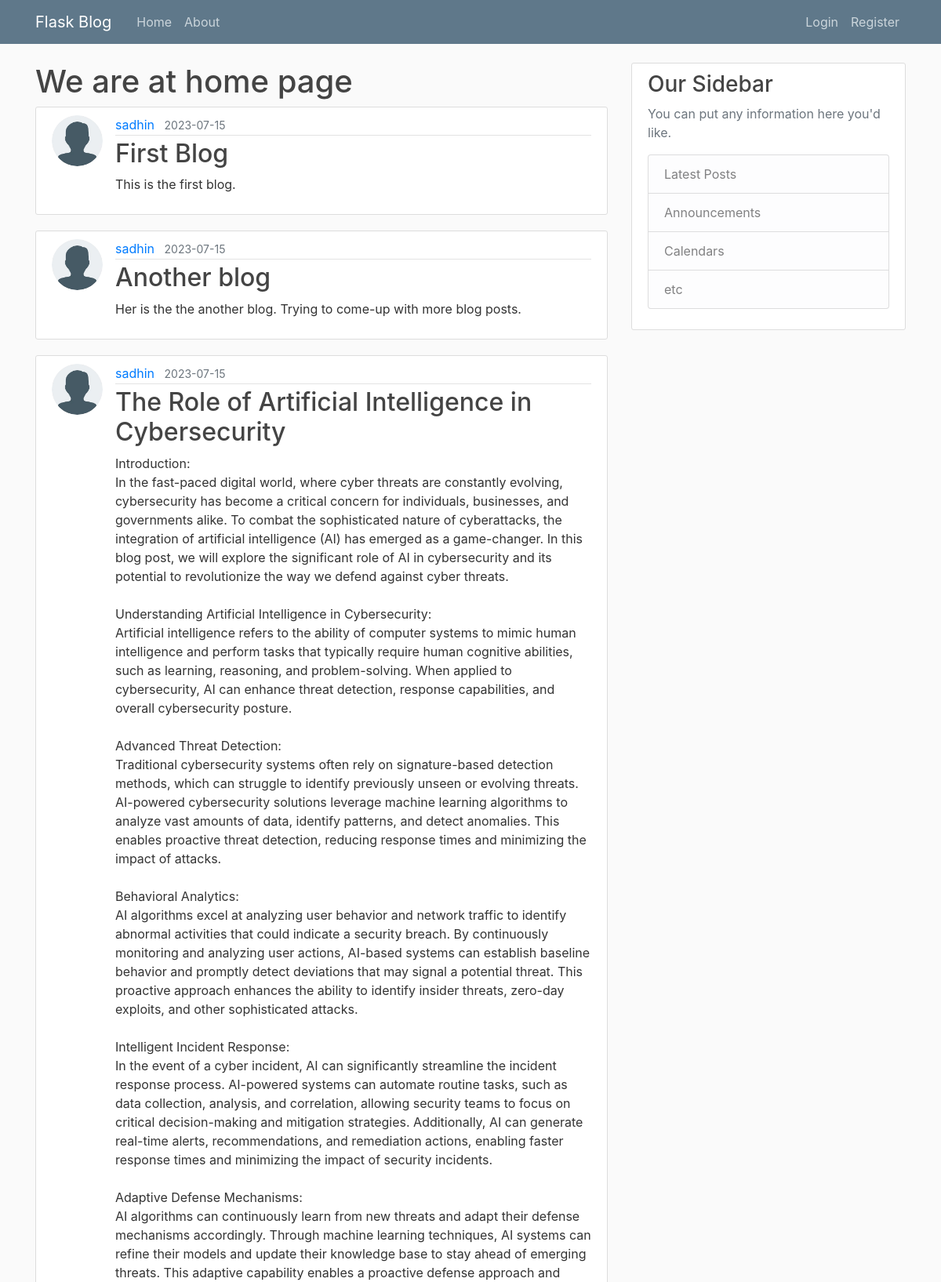
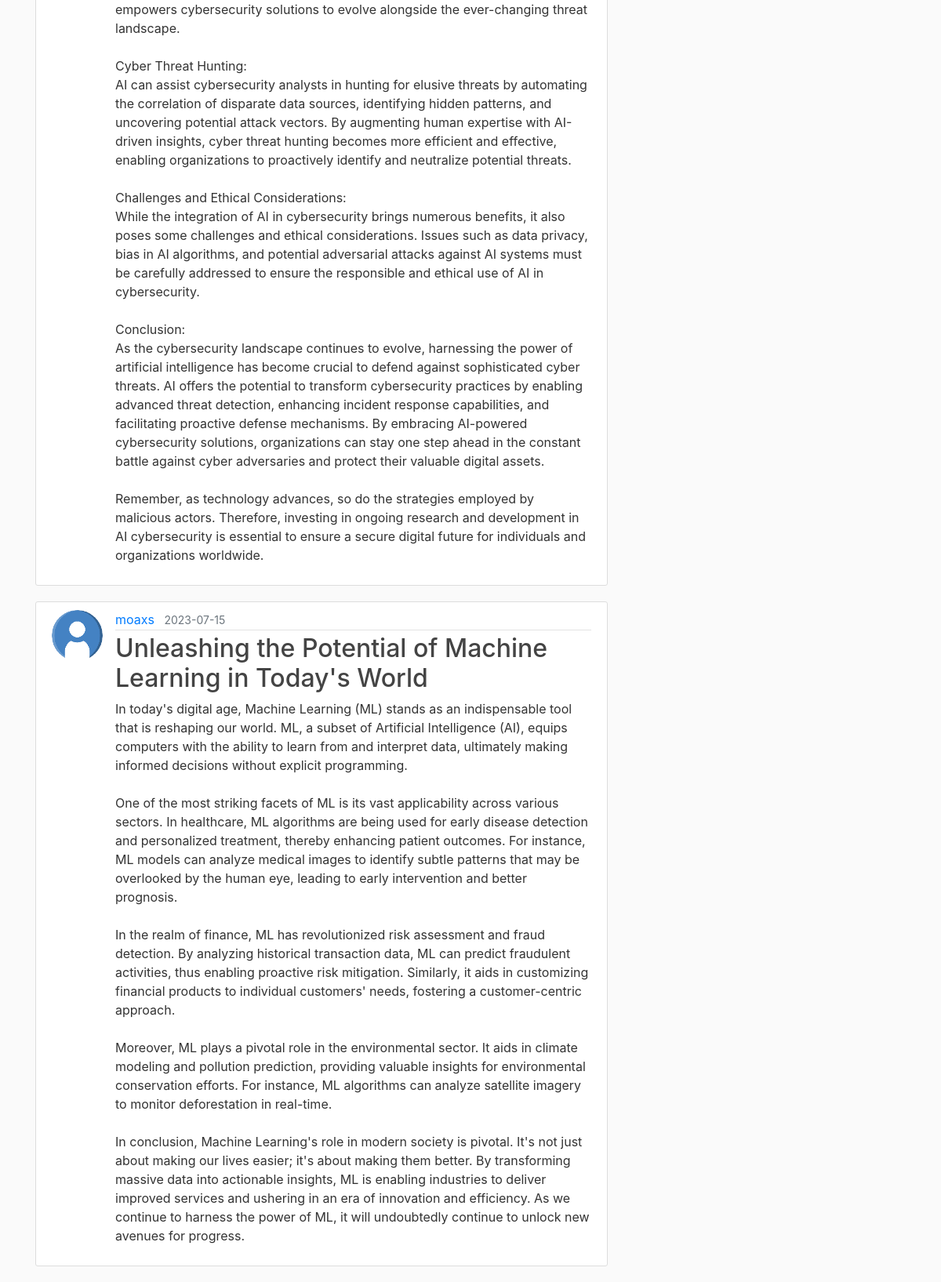
The page /home on the database its author committed (2 pictures, top to bottom).
### flaskblog/models.py (models this page shows, shortened)
class Post(db.Model):
    id = db.Column(db.Integer, primary_key=True)
    title = db.Column(db.String(120), nullable=False)
    date_posted = db.Column(db.DateTime, nullable=False, default=datetime.utcnow)
    content = db.Column(db.Text, nullable=False)
    user_id = db.Column(db.Integer, db.ForeignKey("user.id"), nullable=False)

class User(db.Model, UserMixin):
    id = db.Column(db.Integer, primary_key=True)
    username = db.Column(db.String(20), unique=True, nullable=False)
    email = db.Column(db.String(120), unique=True, nullable=False)
    image_file = db.Column(db.String(20), nullable=False, default='default.jpg')
    password = db.Column(db.String(60), nullable=False)
    posts = db.relationship('Post', backref='author', lazy=True)

### flaskblog/routes.py (the view)
@app.route("/")
@app.route("/home")
def home():
    posts = Post.query.all()
    return render_template("home.html", posts=posts)

### flaskblog/templates/home.html
{% extends "layout.html" %}
{% block content %}
    <h1>We are at home page</h1>
    {% for post in posts %}
        <article class="media content-section">
            <img class="rounded-circle article-img"
                 src="{{ url_for("static",filename="profile_pics/" + post.author.image_file) }}">
            <div class="media-body">
                <div class="article-metadata">
                    <a class="mr-2" href="#">{{ post.author.username }}</a>
                    <small class="text-muted">{{ post.date_posted.strftime('%Y-%m-%d') }}</small>
                </div>
                <h2><a class="article-title" href="#">{{ post.title }}</a></h2>
                <p class="article-content">{{ post.content }}</p>
            </div>
        </article>
    {% endfor %}
{% endblock content %}

### flaskblog/templates/layout.html (shortened to what this page needs)
<!doctype html>
<html lang="en">
<head>
    <link rel="stylesheet" href="https://cdn.jsdelivr.net/npm/bootstrap@4.6.2/dist/css/bootstrap.min.css"
>
    <link rel="stylesheet" type="text/css" href="{{ url_for('static', filename='main.css') }}">
</head>
<body>
<header class="site-header">
    <nav class="navbar navbar-expand-md navbar-dark bg-steel fixed-top">
        <div class="container">
            <a class="navbar-brand mr-4" href=""{{ url_for("home") }}>Flask Blog</a>
            <div class="collapse navbar-collapse" id="navbarToggle">
                <div class="navbar-nav mr-auto">
                    <a class="nav-item nav-link" href="{{ url_for("home") }}">Home</a>
                    <a class="nav-item nav-link" href="{{ url_for("about") }}">About</a>
                </div>
                <div class="navbar-nav">
                    {% if current_user.is_authenticated %}
                        <a class="nav-item nav-link" href="{{ url_for("new_post") }}">New Post</a>
                        <a class="nav-item nav-link" href="{{ url_for("account") }}">Account</a>
                        <a class="nav-item nav-link" href="{{ url_for("logout") }}">Logout</a>
                    {% else %}
                    <a class="nav-item nav-link" href="{{ url_for("login") }}">Login</a>
                    <a class="nav-item nav-link" href="{{ url_for("register") }}">Register</a>
                    {% endif %}
                </div>
            </div>
        </div>
    </nav>
</header>
<main role="main" class="container">
    <div class="row">
        <div class="col-md-8">
            {% block content %}{% endblock %}
        </div>
        <div class="col-md-4">
            <div class="content-section">
                <h3>Our Sidebar</h3>
                <p class='text-muted'> You can put any information here you'd like.
                <ul class="list-group">
                    <li class="list-group-item list-group-item-light">Latest Posts</li>
                    <li class="list-group-item list-group-item-light">Announcements</li>
                    <li class="list-group-item list-group-item-light">Calendars</li>
                    <li class="list-group-item list-group-item-light">etc</li>
                </ul>
                </p>
            </div>
        </div>
    </div>
</main>
</body>
</html>

### flaskblog/static/main.css (style rules this page uses)
body { background: #fafafa; color: #333333; margin-top: 5rem; }
h1, h2, h3, h4, h5, h6 { color: #444444; }
.bg-steel { background-color: #5f788a; }
.site-header .navbar-nav .nav-link { color: #cbd5db; }
.content-section { background: #ffffff; padding: 10px 20px; border: 1px solid #dddddd; border-radius: 3px; margin-bottom: 20px; }
.article-title { color: #444444; }
.article-content { white-space: pre-line; }
.article-img { height: 65px; width: 65px; margin-right: 16px; }
.article-metadata { padding-bottom: 1px; margin-bottom: 4px; border-bottom: 1px solid #e3e3e3 }

### rows shown on the page
Post: image_file (placeholder picture), author.username "sadhin", date_posted "2023-07-15", title "First Blog", content "This is the first blog."
Post: image_file (placeholder picture), author.username "sadhin", date_posted "2023-07-15", title "Another blog", content "Her is the the another blog. Trying to come-up with more blog posts."
Post: image_file (placeholder picture), author.username "sadhin", date_posted "2023-07-15", title "The Role of Artificial Intelligence in Cybersecurity", content "Introduction: In the fast-paced digital world, where cyber threats are constantly evolving, cybersecurity has become a critical concern for individuals, businesses, and governments alike. To combat the sophisticated nature of cyberattacks, the integration of artificial intelligence (AI) has emerged as a game-changer. In this blog post, we will explore the significant role of AI in cybersecurity and its potential to revolutionize the way we defend against cyber threats. Understanding Artificial Intelligence in Cybersecurity: Artificial intelligence refers to the ability of computer systems to mimic human intelligence and perform tasks that typically require human cognitive abilities, such as…"
Post: image_file (picture), author.username "moaxs", date_posted "2023-07-15", title "Unleashing the Potential of Machine Learning in Today's World", content "In today's digital age, Machine Learning (ML) stands as an indispensable tool that is reshaping our world. ML, a subset of Artificial Intelligence (AI), equips computers with the ability to learn from and interpret data, ultimately making informed decisions without explicit programming. One of the most striking facets of ML is its vast applicability across various sectors. In healthcare, ML algorithms are being used for early disease detection and personalized treatment, thereby enhancing patient outcomes. For instance, ML models can analyze medical images to identify subtle patterns that may be overlooked by the human eye, leading to early intervention and better prognosis. In the realm of…"
